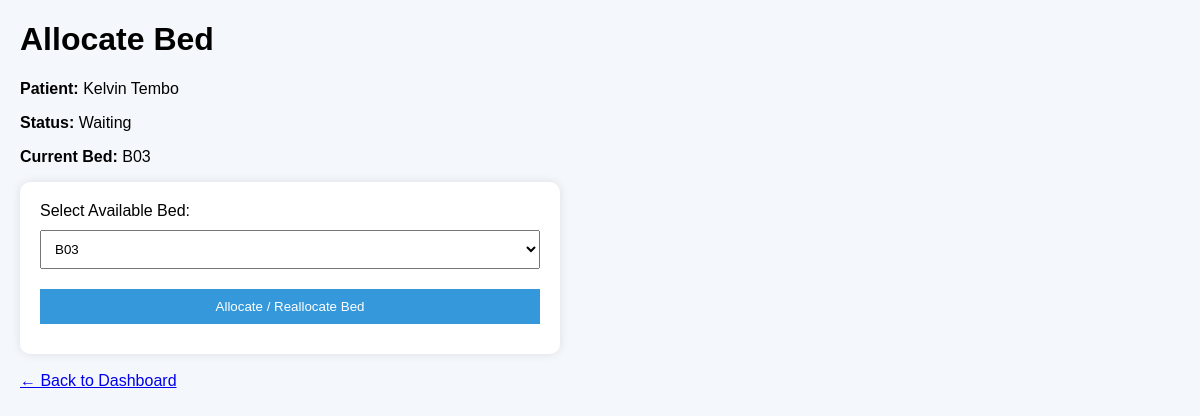
The page /allocate-bed/3 on the database its author committed.
### tables this page shows
CREATE TABLE patients (
        id INTEGER PRIMARY KEY AUTOINCREMENT,
        name TEXT NOT NULL,
        age INTEGER NOT NULL,
        gender TEXT NOT NULL,
        phone TEXT NOT NULL,
        address TEXT NOT NULL,
        condition TEXT NOT NULL,
        severity INTEGER NOT NULL,
        status TEXT NOT NULL,
        bed_number TEXT,
        bed_status TEXT
    );

### app.py (the view, shortened to what this page needs)
@app.route('/allocate-bed/<int:patient_id>', methods=['GET', 'POST'])
def allocate_bed(patient_id):
    patient = get_patient_by_id(patient_id)
    if not patient:
        return "Patient not found", 404
    available_beds = get_available_beds()
    if patient["bed_number"] and patient["bed_number"] not in available_beds:
        available_beds.append(patient["bed_number"])
    return render_template(
        'allocate_bed.html',
        patient=patient,
        available_beds=sorted(available_beds)
    )

### app.py (called while the page is built)
def get_allocated_beds():
    patients = get_all_patients()
    allocated = []
    for patient in patients:
        if patient["bed_number"] and patient["bed_status"] == "Allocated":
            allocated.append(patient["bed_number"])
    return allocated

def get_available_beds():
    allocated = get_allocated_beds()
    return [bed for bed in ALL_BEDS if bed not in allocated]

### database.py (called while the page is built)
def get_connection():
    conn = sqlite3.connect(DB_NAME)
    conn.row_factory = sqlite3.Row
    return conn

def get_all_patients():
    conn = get_connection()
    cursor = conn.cursor()
    cursor.execute("SELECT * FROM patients")
    patients = cursor.fetchall()
    conn.close()
    return [dict(patient) for patient in patients]

def get_patient_by_id(patient_id):
    conn = get_connection()
    cursor = conn.cursor()
    cursor.execute("SELECT * FROM patients WHERE id = ?", (patient_id,))
    patient = cursor.fetchone()
    conn.close()
    return dict(patient) if patient else None

### templates/allocate_bed.html (shortened to what this page needs)
<!DOCTYPE html>
<html lang="en">
<head>
</head>
<body>
<h1>Allocate Bed</h1>
<p><strong>Patient:</strong> {{ patient.name }}</p>
<p><strong>Status:</strong> {{ patient.status }}</p>
<p><strong>Current Bed:</strong> {{ patient.bed_number if patient.bed_number else "None" }}</p>
<form method="POST">
    <label>Select Available Bed:</label>
    <select name="bed_number" required>
        {% for bed in available_beds %}
            <option value="{{ bed }}"
                {% if bed == patient.bed_number %}selected{% endif %}>
                {{ bed }}
            </option>
        {% endfor %}
    </select>
    <button type="submit">Allocate / Reallocate Bed</button>
</form>
<br>
<a href="/">← Back to Dashboard</a>
</body>
</html>

### templates/allocate_bed.html (style rules this page uses)
body { font-family: Arial; background: #f4f7fb; margin: 20px; }
form { background: white; padding: 20px; border-radius: 10px; max-width: 500px; box-shadow: 0 0 10px rgba(0,0,0,0.1); }
select, button { width: 100%; padding: 10px; margin: 10px 0; }
button { background: #3498db; color: white; border: none; }

### rows shown on the page
patients: name "Kelvin Tembo", status "Waiting", bed_number "B03"

### other values the page prints
form field bed_number "B03"
